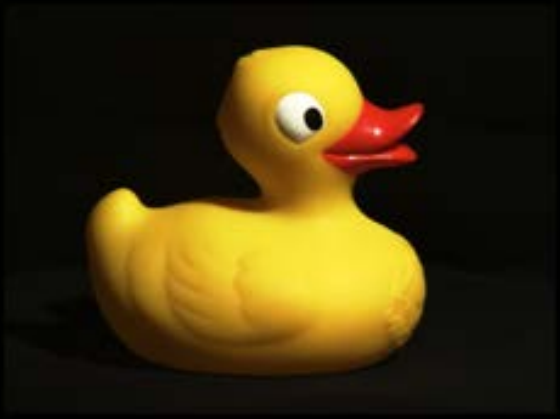
%> input picture 5.PNG, 560 x 419 px
$ octave dichromaticDecomp.m   (GNU Octave 9; MATLAB toolbox functions it lacks are replaced by stand-ins)
%> lines starting %> are read from the running program, lines starting %| are printed output that depends on the picture
A = im2double(imread('5.png'));
A = imresize(A, 1);

ms = 0.6*ones(size(A,1), size(A,2));
md = 0.7*ones(size(A,1), size(A,2));
cs = [mean(mean(A(:,:,1))); mean(mean(A(:,:,2))); mean(mean(A(:,:,3)))];
%> cs = [0.248; 0.195; 0.0574]
k = 100;

[L,K] = superpixels(A,k);
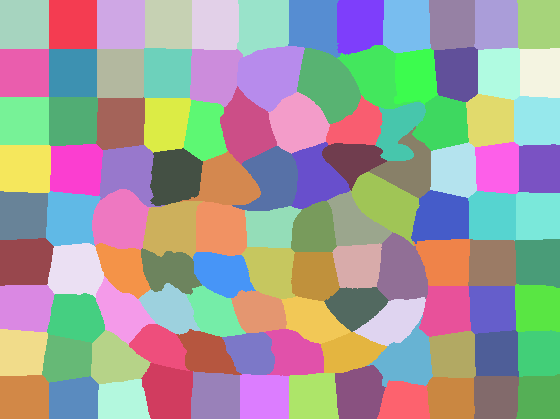
%> L: size 419x560 double; 108 distinct labels, from 1 to 108; one colour per label, 0 black
%> K = 108

figure
imshow(A)
title('Original Image');

figure
BW = boundarymask(L);
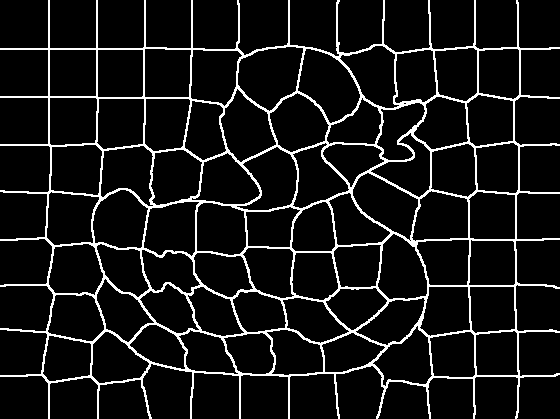
%> BW: size 419x560 logical; 8.9% white in thin lines or dots
imshow(imoverlay(A,BW,'cyan'),'InitialMagnification',67)
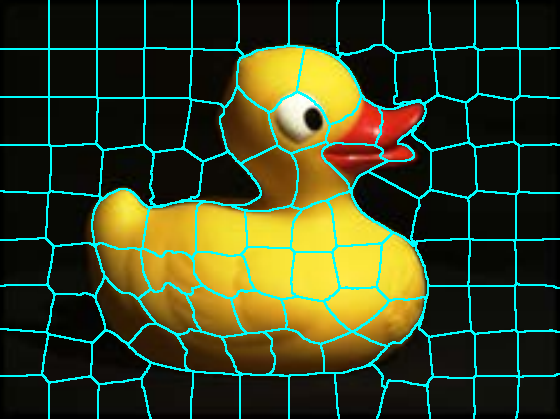
%> displayed picture: size 419x560x3, on the screen's scale of 0 to 255; mean R, G, B 56.7, 67.6, 36
title('Image showing superpixel boundaries');

cdDense = zeros(size(A),'like',A);
%> cdDense: size 419x560x3 double; every value is 0
idx = label2idx(L);
%> idx = 108 items
numRows = size(A,1);
%> numRows = 419
numCols = size(A,2);
%> numCols = 560
for labelVal = 1:K
    redIdx = idx{labelVal};
    greenIdx = idx{labelVal}+numRows*numCols;
    blueIdx = idx{labelVal}+2*numRows*numCols;
    cdDense(redIdx) = mean(A(redIdx));
    cdDense(greenIdx) = mean(A(greenIdx));
    cdDense(blueIdx) = mean(A(blueIdx));
    cd(1,labelVal) = mean(A(redIdx));
    cd(2,labelVal) = mean(A(greenIdx));
    cd(3,labelVal) = mean(A(blueIdx));
    mat{labelVal} = [redIdx, md(redIdx), A(redIdx), A(greenIdx), A(blueIdx), ms(redIdx)];
end
%> this loop made 108 passes
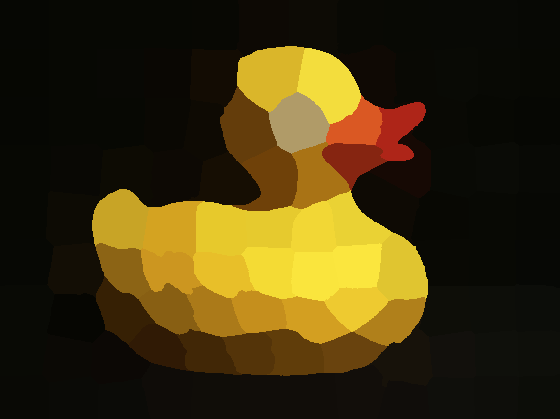
%> cdDense: size 419x560x3 double; mean R, G, B 0.248, 0.195, 0.0574; mean of the top-left, top-right, bottom-left and bottom-right quarters 0.0793, 0.148, 0.216, 0.223
%> after the loop, cd = 108 columns, first 8: [0.0257 0.0294 0.0307 0.0313 0.0341 0.0532 0.0523 0.0365; 0.0296 0.0333 0.032 0.0317 0.0323 0.0374 0.046 0.0363; 0.0119 0.0147 0.0147 0.0137 0.0148 0.0177 0.0198 0.0184]; mat = 108 items

figure
imshow(cdDense,'InitialMagnification',67)
title('Average pixel value within each superpixel');

for count = 1:10
    %tic
    fprintf('Estimating Cd\n')
    for labelVal = 1:K
        s = 0;
        sMd = 0;
        info = mat{labelVal};
        %info is index, md, R, G, B, ms
        l = length(info);
        for i = 1:l
            idx = info(i,1);
            innerTerm = ms(idx)*cs - info(i, 3:5)';
            s = s + (md(idx)*innerTerm);
            sMd = sMd + md(idx).^2;
        end
        cd(:,labelVal) = s ./ sMd;
    end
    cd=abs(cd);
%> (the run ends here)
